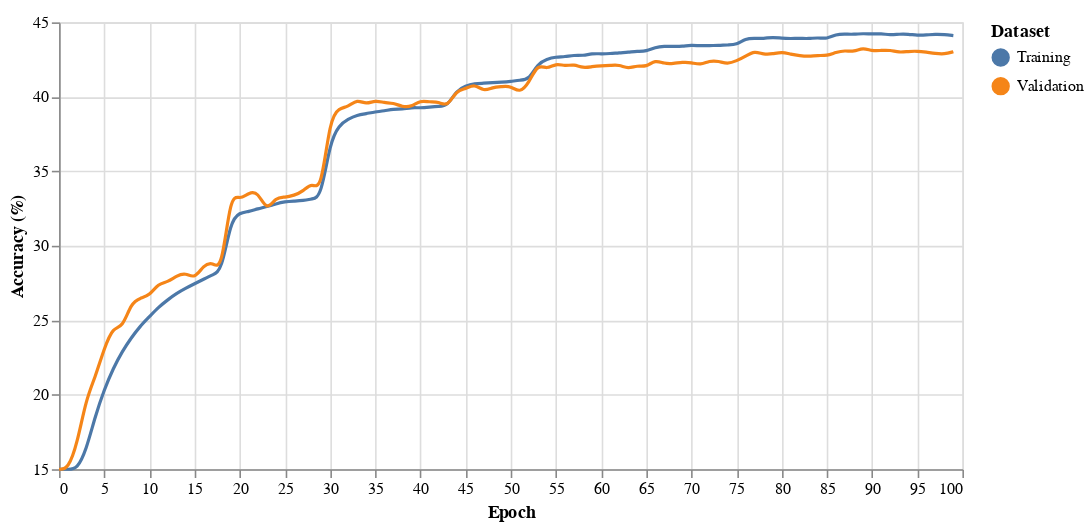

This figure's Vega-Lite source:
### Vega-Lite specification from a JSON file in a GitHub repository (floating-point values rounded to 4 significant figures; data arrays with more than 128 entries replaced by an {"elided": "..."} marker saying what was removed)
{"config": {"view": {"width": 400, "height": 300}, "mark": {"tooltip": null}}, "layer": [{"mark": {"type": "line", "interpolate": "basis"}, "encoding": {"color": {"type": "nominal", "field": "label", "title": "Dataset"}, "x": {"type": "quantitative", "field": "Step", "title": "Epoch"}, "y": {"type": "quantitative", "field": "Value", "scale": {"clamp": true, "domain": [15, 45]}, "title": "Accuracy (%)"}}}, {"mark": "point", "encoding": {"opacity": {"value": 0}, "x": {"type": "quantitative", "field": "Step"}}, "selection": {"selector028": {"type": "single", "nearest": true, "on": "mouseover", "fields": ["Step"], "empty": "none"}}}, {"mark": "point", "encoding": {"color": {"type": "nominal", "field": "label", "title": "Dataset"}, "opacity": {"value": 0, "condition": {"value": 1, "selection": "selector028"}}, "x": {"type": "quantitative", "field": "Step", "title": "Epoch"}, "y": {"type": "quantitative", "field": "Value", "scale": {"clamp": true, "domain": [15, 45]}, "title": "Accuracy (%)"}}}, {"mark": {"type": "rule", "color": "gray"}, "encoding": {"x": {"type": "quantitative", "field": "Step"}}, "transform": [{"filter": {"selection": "selector028"}}]}, {"mark": {"type": "text", "align": "left", "dx": 5, "dy": -10}, "encoding": {"color": {"type": "nominal", "field": "label", "title": "Dataset"}, "text": {"value": " ", "condition": {"type": "quantitative", "field": "Value", "selection": "selector028"}}, "x": {"type": "quantitative", "field": "Step", "title": "Epoch"}, "y": {"type": "quantitative", "field": "Value", "scale": {"clamp": true, "domain": [15, 45]}, "title": "Accuracy (%)"}}}], "data": {"name": "data-e6c9f9ed48b28594ae2eb9149c8cd69e"}, "height": 280, "width": 566, "$schema": "https://vega.github.io/schema/vega-lite/v3.3.0.json", "datasets": {"data-e6c9f9ed48b28594ae2eb9149c8cd69e": {"elided": "200 records"}}}
